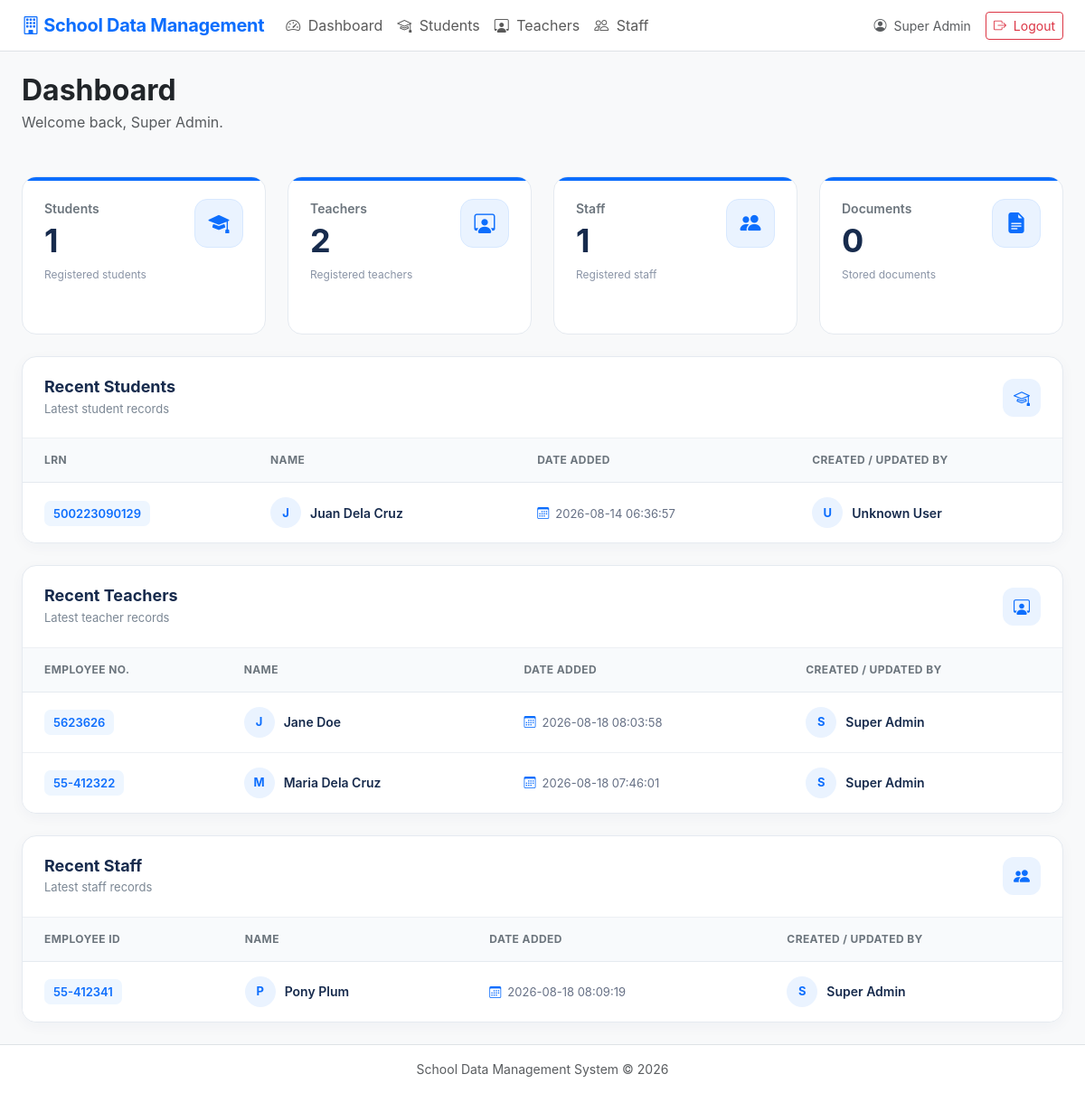
Screenshot of /index.php (signed in) with the database file from the repository.
### tables this page shows
CREATE TABLE `students` (
  `id` int(10) UNSIGNED NOT NULL,
  `lrn` varchar(12) DEFAULT NULL,
  `photo` varchar(255) DEFAULT NULL,
  `full_name` varchar(150) NOT NULL,
  `date_of_birth` date DEFAULT NULL,
  `gender` varchar(30) DEFAULT NULL,
  `address` text DEFAULT NULL,
  `contact_number` varchar(50) DEFAULT NULL,
  `parent_guardian` varchar(150) DEFAULT NULL,
  `grade_section` varchar(100) DEFAULT NULL,
  `other_info` text DEFAULT NULL,
  `created_at` timestamp NOT NULL DEFAULT current_timestamp(),
  `updated_at` timestamp NOT NULL DEFAULT current_timestamp() ON UPDATE current_timestamp(),
  `school_id` varchar(6) NOT NULL DEFAULT '500634',
  `school_year` varchar(9) DEFAULT NULL,
  `emergency_name` varchar(100) DEFAULT NULL,
  `emergency_address` text DEFAULT NULL,
  `emergency_contact` varchar(11) DEFAULT NULL,
  `created_by` int(11) DEFAULT NULL,
  `updated_by` int(11) DEFAULT NULL
);

CREATE TABLE `teachers` (
  `id` int(10) UNSIGNED NOT NULL,
  `user_id` int(10) UNSIGNED DEFAULT NULL,
  `employee_id` varchar(50) NOT NULL,
  `photo` varchar(255) DEFAULT NULL,
  `full_name` varchar(150) NOT NULL,
  `date_of_birth` date DEFAULT NULL,
  `gender` varchar(30) DEFAULT NULL,
  `address` text DEFAULT NULL,
  `contact_number` varchar(50) DEFAULT NULL,
  `email` varchar(150) DEFAULT NULL,
  `position_department` varchar(150) DEFAULT NULL,
  `other_info` text DEFAULT NULL,
  `created_at` timestamp NOT NULL DEFAULT current_timestamp(),
  `updated_at` timestamp NOT NULL DEFAULT current_timestamp() ON UPDATE current_timestamp(),
  `plantilla_no` varchar(50) DEFAULT NULL,
  `first_day_of_service` date DEFAULT NULL,
  `current_latest_appointment` date DEFAULT NULL,
  `deped_email` varchar(150) DEFAULT NULL,
  `personal_email` varchar(150) DEFAULT NULL,
  `degree_finished` varchar(255) DEFAULT NULL,
  `specialization_prc_eligibility` varchar(255) DEFAULT NULL,
  `tin_no` varchar(30) DEFAULT NULL,
  `birthdate` date DEFAULT NULL,
  `specialization` varchar(255) DEFAULT NULL,
  `prc_eligibility` varchar(255) DEFAULT NULL,
  `created_by` int(11) DEFAULT NULL,
  `updated_by` int(11) DEFAULT NULL
);

CREATE TABLE `staff` (
  `id` int(10) UNSIGNED NOT NULL,
  `user_id` int(10) UNSIGNED DEFAULT NULL,
  `created_by` int(10) UNSIGNED DEFAULT NULL,
  `updated_by` int(10) UNSIGNED DEFAULT NULL,
  `employee_id` varchar(50) NOT NULL,
  `photo` varchar(255) DEFAULT NULL,
  `full_name` varchar(150) NOT NULL,
  `date_of_birth` date DEFAULT NULL,
  `gender` varchar(30) DEFAULT NULL,
  `address` text DEFAULT NULL,
  `contact_number` varchar(50) DEFAULT NULL,
  `email` varchar(150) DEFAULT NULL,
  `position_department` varchar(150) DEFAULT NULL,
  `other_info` text DEFAULT NULL,
  `created_at` timestamp NOT NULL DEFAULT current_timestamp(),
  `updated_at` timestamp NOT NULL DEFAULT current_timestamp() ON UPDATE current_timestamp(),
  `plantilla_no` varchar(50) DEFAULT NULL,
  `first_day_of_service` date DEFAULT NULL,
  `current_latest_appointment` date DEFAULT NULL,
  `deped_email` varchar(150) DEFAULT NULL,
  `personal_email` varchar(150) DEFAULT NULL,
  `degree_finished` varchar(255) DEFAULT NULL,
  `specialization_prc_eligibility` varchar(255) DEFAULT NULL,
  `tin_no` varchar(30) DEFAULT NULL,
  `birthdate` date DEFAULT NULL,
  `specialization` varchar(255) DEFAULT NULL,
  `prc_eligibility` varchar(255) DEFAULT NULL
);

### index.php (the view, shortened to what the rows shown need)
<?php
require_once __DIR__ . '/config.php';
$userRole = $_SESSION['role'] ?? '';
$isAdmin = strcasecmp($userRole, 'Administrator') === 0;
$isStaff = strcasecmp($userRole, 'Staff') === 0;
$recentStudents = $pdo->query("
    SELECT
        s.lrn AS record_id,
        s.full_name,
        s.created_at,
        s.updated_at,
        CASE
            WHEN s.updated_at IS NOT NULL
                 AND s.updated_at <> s.created_at
            THEN s.updated_at
            ELSE s.created_at
        END AS activity_date,
        COALESCE(
            NULLIF(u_updated.full_name, ''),
            NULLIF(u_updated.role, ''),
            NULLIF(u_updated.username, ''),
            NULLIF(u_created.full_name, ''),
            NULLIF(u_created.role, ''),
            NULLIF(u_created.username, ''),
            'Unknown User'
        ) AS action_by
    FROM students s
    LEFT JOIN users u_created
        ON u_created.id = s.created_by
    LEFT JOIN users u_updated
        ON u_updated.id = s.updated_by
    ORDER BY
        COALESCE(s.updated_at, s.created_at) DESC
    LIMIT 5
")->fetchAll();
$recentTeachers = [];
if ($isAdmin || $isStaff) {
    $recentTeachers = $pdo->query("
        SELECT
            t.employee_id AS record_id,
            t.full_name,
            t.created_at,
            t.updated_at,
            CASE
                WHEN t.updated_at IS NOT NULL
                     AND t.updated_at <> t.created_at
                THEN t.updated_at
                ELSE t.created_at
            END AS activity_date,
            COALESCE(
                NULLIF(u_updated.full_name, ''),
                NULLIF(u_updated.role, ''),
                NULLIF(u_updated.username, ''),
                NULLIF(u_created.full_name, ''),
                NULLIF(u_created.role, ''),
                NULLIF(u_created.username, ''),
                'Unknown User'
            ) AS action_by
        FROM teachers t
        LEFT JOIN users u_created
            ON u_created.id = t.created_by
        LEFT JOIN users u_updated
            ON u_updated.id = t.updated_by
        ORDER BY
            COALESCE(t.updated_at, t.created_at) DESC
        LIMIT 5
    ")->fetchAll();
}
$recentStaff = [];
if ($isAdmin) {
    $recentStaff = $pdo->query("
        SELECT
            st.employee_id,
            st.full_name,
            st.created_at,
            st.updated_at,
            CASE
                WHEN st.updated_at IS NOT NULL
                     AND st.updated_at <> st.created_at
                THEN st.updated_at
                ELSE st.created_at
            END AS activity_date,
            COALESCE(
                NULLIF(u_updated.full_name, ''),
                NULLIF(u_updated.role, ''),
                NULLIF(u_updated.username, ''),
                NULLIF(u_created.full_name, ''),
                NULLIF(u_created.role, ''),
                NULLIF(u_created.username, ''),
                'Unknown User'
            ) AS action_by
        FROM staff st
        LEFT JOIN users u_created
            ON u_created.id = st.created_by
        LEFT JOIN users u_updated
            ON u_updated.id = st.updated_by
        ORDER BY
            COALESCE(st.updated_at, st.created_at) DESC
        LIMIT 5
    ")->fetchAll();
}
include 'header.php';
?>
<link
    rel="stylesheet"
    href="assets/dashboard.css"
>
<div class="mb-4">
    <h2 class="fw-bold mb-1">
        Dashboard
    </h2>
</div>
<div class="dashboard-record-card mb-4">
    <div class="table-responsive">
        <table class="table dashboard-table">
            <thead>
                <tr>
                    <th>
                        LRN
                    </th>
                    <th>
                        Name
                    </th>
                    <th>
                        Date Added
                    </th>
                    <th>
                        Created / Updated By
                    </th>
                </tr>
            </thead>
            <tbody>
                <?php foreach ($recentStudents as $r): ?>
                    <tr>
                        <td>
                            <span class="record-id">
                                <?= e($r['record_id']) ?>
                            </span>
                        </td>
                        <td>
                            <div class="record-name">
                                <div class="record-avatar">
                                    <?= e(
                                        strtoupper(
                                            substr(
                                                $r['full_name'] ?? 'U',
                                                0,
                                                1
                                            )
                                        )
                                    ) ?>
                                </div>
                                <?= e($r['full_name']) ?>
                            </div>
                        </td>
                        <td>
                            <span class="record-date">
                                <i class="bi bi-calendar3"></i>
                                <?= e($r['activity_date']) ?>
                            </span>
                        </td>
                        <td>
                            <div class="record-name">
                                <div class="record-avatar">
                                    <?= e(
                                        strtoupper(
                                            substr(
                                                $r['action_by'] ?? 'U',
                                                0,
                                                1
                                            )
                                        )
                                    ) ?>
                                </div>
                                <?= e(
                                    $r['action_by']
                                    ?? 'Unknown User'
                                ) ?>
                            </div>
                        </td>
                    </tr>
                <?php endforeach; ?>
            </tbody>
        </table>
    </div>
</div>
<?php if ($isAdmin || $isStaff): ?>
    <div class="dashboard-record-card mb-4">
        <div class="table-responsive">
            <table class="table dashboard-table">
                <thead>
                    <tr>
                        <th>
                            Employee No.
                        </th>
                        <th>
                            Name
                        </th>
                        <th>
                            Date Added
                        </th>
                        <th>
                            Created / Updated By
                        </th>
                    </tr>
                </thead>
                <tbody>
                    <?php foreach ($recentTeachers as $r): ?>
                        <tr>
                            <td>
                                <span class="record-id">
                                    <?= e($r['record_id']) ?>
                                </span>
                            </td>
                            <td>
                                <div class="record-name">
                                    <div class="record-avatar">
                                        <?= e(
                                            strtoupper(
                                                substr(
                                                    $r['full_name'] ?? 'U',
                                                    0,
                                                    1
                                                )
                                            )
                                        ) ?>
                                    </div>
                                    <?= e($r['full_name']) ?>
                                </div>
                            </td>
                            <td>
                                <span class="record-date">
                                    <i class="bi bi-calendar3"></i>
                                    <?= e($r['activity_date']) ?>
                                </span>
                            </td>
                            <td>
                                <div class="record-name">
                                    <div class="record-avatar">
                                        <?= e(
                                            strtoupper(
                                                substr(
                                                    $r['action_by'] ?? 'U',
                                                    0,
                                                    1
                                                )
                                            )
                                        ) ?>
                                    </div>
                                    <?= e(
                                        $r['action_by']
                                        ?? 'Unknown User'
                                    ) ?>
                                </div>
                            </td>
                        </tr>
                    <?php endforeach; ?>
                </tbody>
            </table>
        </div>
    </div>
<?php endif; ?>
<?php if ($isAdmin): ?>
    <div class="dashboard-record-card">
        <div class="table-responsive">
            <table class="table dashboard-table">
                <thead>
                    <tr>
                        <th>
                            Employee ID
                        </th>
                        <th>
                            Name
                        </th>
                        <th>
                            Date Added
                        </th>
                        <th>
                            Created / Updated By
                        </th>
                    </tr>
                </thead>
                <tbody>
                    <?php foreach ($recentStaff as $r): ?>
                        <tr>
                            <td>
                                <span class="record-id">
                                    <?= e($r['employee_id']) ?>
                                </span>
                            </td>
                            <td>
                                <div class="record-name">
                                    <div class="record-avatar">
                                        <?= e(
                                            strtoupper(
                                                substr(
                                                    $r['full_name'] ?? 'U',
                                                    0,
                                                    1
                                                )
                                            )
                                        ) ?>
                                    </div>
                                    <?= e($r['full_name']) ?>
                                </div>
                            </td>
                            <td>
                                <span class="record-date">
                                    <i class="bi bi-calendar3"></i>
                                    <?= e($r['activity_date']) ?>
                                </span>
                            </td>
                            <td>
                                <div class="record-name">
                                    <div class="record-avatar">
                                        <?= e(
                                            strtoupper(
                                                substr(
                                                    $r['action_by'] ?? 'U',
                                                    0,
                                                    1
                                                )
                                            )
                                        ) ?>
                                    </div>
                                    <?= e(
                                        $r['action_by']
                                        ?? 'Unknown User'
                                    ) ?>
                                </div>
                            </td>
                        </tr>
                    <?php endforeach; ?>
                </tbody>
            </table>
        </div>
    </div>
<?php endif; ?>
<?php include 'footer.php'; ?>

### rows the page displays
students: lrn "500223090129", full_name "J", full_name "Juan Dela Cruz", activity_date "2026-08-14 06:36:57", action_by "U", action_by "Unknown User"
teachers: employee "5623626", full_name "J", full_name "Jane Doe", activity_date "2026-08-18 08:03:58", action_by "S", action_by "Super Admin"
teachers: employee "55-412322", full_name "M", full_name "Maria Dela Cruz", activity_date "2026-08-18 07:46:01", action_by "S", action_by "Super Admin"
staff: employee "55-412341", full_name "P", full_name "Pony Plum", activity_date "2026-08-18 08:09:19", action_by "S", action_by "Super Admin"

### other values shown
$_SESSION['full_name'] "Super Admin"
$students "1"
$teachers "2"
$staff "1"
$docs "0"
